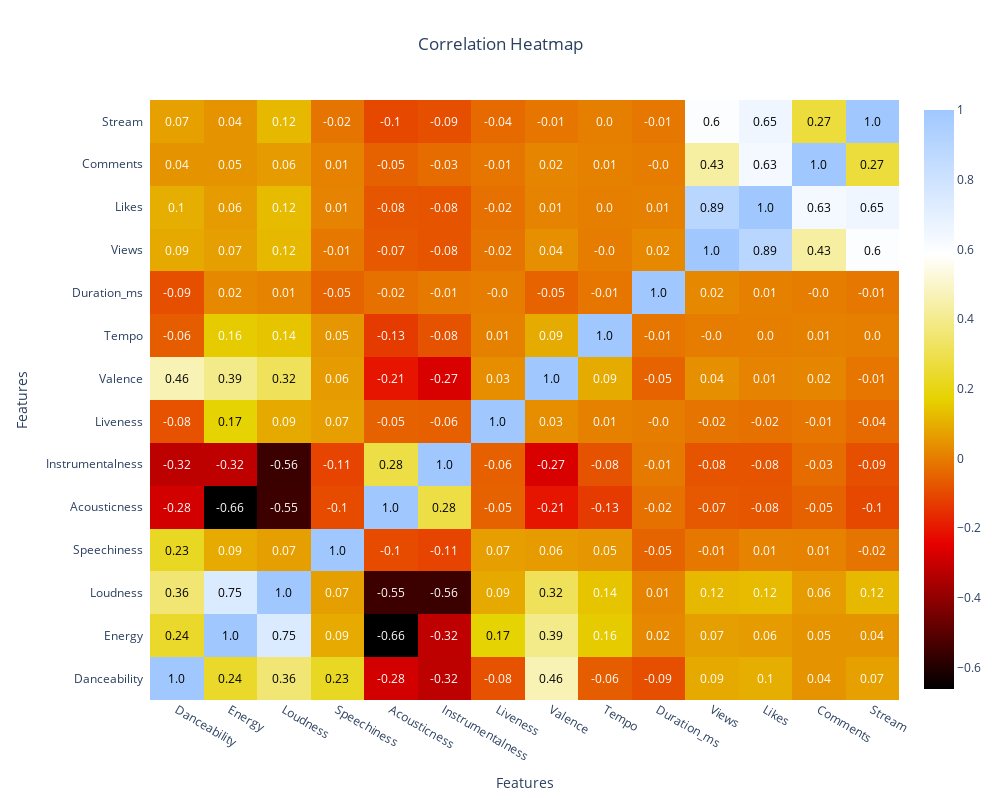

The code cell stored with this chart in its notebook:
### Code cell
# Calculate correlations
correlations = df2[numeric_columns].corr()

# Create a correlation heatmap with custom appearance
fig = ff.create_annotated_heatmap(
    z=correlations.values,
    x=numeric_columns,
    y=numeric_columns,
    annotation_text=correlations.round(2).values,
    colorscale='Blackbody',
    showscale=True,
    hoverinfo='z'
)

# Customize the appearance
fig.update_xaxes(title_text='Features', side='bottom')
fig.update_yaxes(title_text='Features', side='left')

# Update layout 
fig.update_layout(
    title='Correlation Heatmap',
    title_x=0.5,
    width=1000,
    height=800,
    xaxis_showgrid=False,
    yaxis_showgrid=False,
    xaxis_zeroline=False,
    yaxis_zeroline=False,
    margin=dict(l=150, r=100, t=100, b=100)
)


# Display the heatmap using  the 
pyo.iplot(fig)

### Figure 1 — Plotly figure (JSON) as saved in the notebook; plotly's stock layout.template omitted (floating-point values rounded to 4 significant figures; data arrays with more than 128 entries replaced by an {"elided": "..."} marker saying what was removed)
{"data": [{"colorscale": [[0, "rgb(0, 0, 0)"], [0.25, "rgb(230,0,0)"], [0.5, "rgb(230,210,0)"], [0.75, "rgb(255,255,255)"], [1, "rgb(160,200,255)"]], "hoverinfo": "z", "reversescale": false, "showscale": true, "type": "heatmap", "x": ["Danceability", "Energy", "Loudness", "Speechiness", "Acousticness", "Instrumentalness", "Liveness", "Valence", "Tempo", "Duration_ms", "Views", "Likes", "Comments", "Stream"], "y": ["Danceability", "Energy", "Loudness", "Speechiness", "Acousticness", "Instrumentalness", "Liveness", "Valence", "Tempo", "Duration_ms", "Views", "Likes", "Comments", "Stream"], "z": {"elided": "14x14 float values"}}], "layout": {"annotations": [{"font": {"color": "#000000"}, "showarrow": false, "text": "1.0", "x": "Danceability", "xref": "x", "y": "Danceability", "yref": "y"}, {"font": {"color": "#000000"}, "showarrow": false, "text": "0.24", "x": "Energy", "xref": "x", "y": "Danceability", "yref": "y"}, {"font": {"color": "#000000"}, "showarrow": false, "text": "0.36", "x": "Loudness", "xref": "x", "y": "Danceability", "yref": "y"}, {"font": {"color": "#000000"}, "showarrow": false, "text": "0.23", "x": "Speechiness", "xref": "x", "y": "Danceability", "yref": "y"}, {"font": {"color": "#FFFFFF"}, "showarrow": false, "text": "-0.28", "x": "Acousticness", "xref": "x", "y": "Danceability", "yref": "y"}, {"font": {"color": "#FFFFFF"}, "showarrow": false, "text": "-0.32", "x": "Instrumentalness", "xref": "x", "y": "Danceability", "yref": "y"}, {"font": {"color": "#FFFFFF"}, "showarrow": false, "text": "-0.08", "x": "Liveness", "xref": "x", "y": "Danceability", "yref": "y"}, {"font": {"color": "#000000"}, "showarrow": false, "text": "0.46", "x": "Valence", "xref": "x", "y": "Danceability", "yref": "y"}, {"font": {"color": "#FFFFFF"}, "showarrow": false, "text": "-0.06", "x": "Tempo", "xref": "x", "y": "Danceability", "yref": "y"}, {"font": {"color": "#FFFFFF"}, "showarrow": false, "text": "-0.09", "x": "Duration_ms", "xref": "x", "y": "Danceability", "yref": "y"}, {"font": {"color": "#FFFFFF"}, "showarrow": false, "text": "0.09", "x": "Views", "xref": "x", "y": "Danceability", "yref": "y"}, {"font": {"color": "#FFFFFF"}, "showarrow": false, "text": "0.1", "x": "Likes", "xref": "x", "y": "Danceability", "yref": "y"}, {"font": {"color": "#FFFFFF"}, "showarrow": false, "text": "0.04", "x": "Comments", "xref": "x", "y": "Danceability", "yref": "y"}, {"font": {"color": "#FFFFFF"}, "showarrow": false, "text": "0.07", "x": "Stream", "xref": "x", "y": "Danceability", "yref": "y"}, {"font": {"color": "#000000"}, "showarrow": false, "text": "0.24", "x": "Danceability", "xref": "x", "y": "Energy", "yref": "y"}, {"font": {"color": "#000000"}, "showarrow": false, "text": "1.0", "x": "Energy", "xref": "x", "y": "Energy", "yref": "y"}, {"font": {"color": "#000000"}, "showarrow": false, "text": "0.75", "x": "Loudness", "xref": "x", "y": "Energy", "yref": "y"}, {"font": {"color": "#FFFFFF"}, "showarrow": false, "text": "0.09", "x": "Speechiness", "xref": "x", "y": "Energy", "yref": "y"}, {"font": {"color": "#FFFFFF"}, "showarrow": false, "text": "-0.66", "x": "Acousticness", "xref": "x", "y": "Energy", "yref": "y"}, {"font": {"color": "#FFFFFF"}, "showarrow": false, "text": "-0.32", "x": "Instrumentalness", "xref": "x", "y": "Energy", "yref": "y"}, {"font": {"color": "#000000"}, "showarrow": false, "text": "0.17", "x": "Liveness", "xref": "x", "y": "Energy", "yref": "y"}, {"font": {"color": "#000000"}, "showarrow": false, "text": "0.39", "x": "Valence", "xref": "x", "y": "Energy", "yref": "y"}, {"font": {"color": "#FFFFFF"}, "showarrow": false, "text": "0.16", "x": "Tempo", "xref": "x", "y": "Energy", "yref": "y"}, {"font": {"color": "#FFFFFF"}, "showarrow": false, "text": "0.02", "x": "Duration_ms", "xref": "x", "y": "Energy", "yref": "y"}, {"font": {"color": "#FFFFFF"}, "showarrow": false, "text": "0.07", "x": "Views", "xref": "x", "y": "Energy", "yref": "y"}, {"font": {"color": "#FFFFFF"}, "showarrow": false, "text": "0.06", "x": "Likes", "xref": "x", "y": "Energy", "yref": "y"}, {"font": {"color": "#FFFFFF"}, "showarrow": false, "text": "0.05", "x": "Comments", "xref": "x", "y": "Energy", "yref": "y"}, {"font": {"color": "#FFFFFF"}, "showarrow": false, "text": "0.04", "x": "Stream", "xref": "x", "y": "Energy", "yref": "y"}, {"font": {"color": "#000000"}, "showarrow": false, "text": "0.36", "x": "Danceability", "xref": "x", "y": "Loudness", "yref": "y"}, {"font": {"color": "#000000"}, "showarrow": false, "text": "0.75", "x": "Energy", "xref": "x", "y": "Loudness", "yref": "y"}, {"font": {"color": "#000000"}, "showarrow": false, "text": "1.0", "x": "Loudness", "xref": "x", "y": "Loudness", "yref": "y"}, {"font": {"color": "#FFFFFF"}, "showarrow": false, "text": "0.07", "x": "Speechiness", "xref": "x", "y": "Loudness", "yref": "y"}, {"font": {"color": "#FFFFFF"}, "showarrow": false, "text": "-0.55", "x": "Acousticness", "xref": "x", "y": "Loudness", "yref": "y"}, {"font": {"color": "#FFFFFF"}, "showarrow": false, "text": "-0.56", "x": "Instrumentalness", "xref": "x", "y": "Loudness", "yref": "y"}, {"font": {"color": "#FFFFFF"}, "showarrow": false, "text": "0.09", "x": "Liveness", "xref": "x", "y": "Loudness", "yref": "y"}, {"font": {"color": "#000000"}, "showarrow": false, "text": "0.32", "x": "Valence", "xref": "x", "y": "Loudness", "yref": "y"}, {"font": {"color": "#FFFFFF"}, "showarrow": false, "text": "0.14", "x": "Tempo", "xref": "x", "y": "Loudness", "yref": "y"}, {"font": {"color": "#FFFFFF"}, "showarrow": false, "text": "0.01", "x": "Duration_ms", "xref": "x", "y": "Loudness", "yref": "y"}, {"font": {"color": "#FFFFFF"}, "showarrow": false, "text": "0.12", "x": "Views", "xref": "x", "y": "Loudness", "yref": "y"}, {"font": {"color": "#FFFFFF"}, "showarrow": false, "text": "0.12", "x": "Likes", "xref": "x", "y": "Loudness", "yref": "y"}, {"font": {"color": "#FFFFFF"}, "showarrow": false, "text": "0.06", "x": "Comments", "xref": "x", "y": "Loudness", "yref": "y"}, {"font": {"color": "#FFFFFF"}, "showarrow": false, "text": "0.12", "x": "Stream", "xref": "x", "y": "Loudness", "yref": "y"}, {"font": {"color": "#000000"}, "showarrow": false, "text": "0.23", "x": "Danceability", "xref": "x", "y": "Speechiness", "yref": "y"}, {"font": {"color": "#FFFFFF"}, "showarrow": false, "text": "0.09", "x": "Energy", "xref": "x", "y": "Speechiness", "yref": "y"}, {"font": {"color": "#FFFFFF"}, "showarrow": false, "text": "0.07", "x": "Loudness", "xref": "x", "y": "Speechiness", "yref": "y"}, {"font": {"color": "#000000"}, "showarrow": false, "text": "1.0", "x": "Speechiness", "xref": "x", "y": "Speechiness", "yref": "y"}, {"font": {"color": "#FFFFFF"}, "showarrow": false, "text": "-0.1", "x": "Acousticness", "xref": "x", "y": "Speechiness", "yref": "y"}, {"font": {"color": "#FFFFFF"}, "showarrow": false, "text": "-0.11", "x": "Instrumentalness", "xref": "x", "y": "Speechiness", "yref": "y"}, {"font": {"color": "#FFFFFF"}, "showarrow": false, "text": "0.07", "x": "Liveness", "xref": "x", "y": "Speechiness", "yref": "y"}, {"font": {"color": "#FFFFFF"}, "showarrow": false, "text": "0.06", "x": "Valence", "xref": "x", "y": "Speechiness", "yref": "y"}, {"font": {"color": "#FFFFFF"}, "showarrow": false, "text": "0.05", "x": "Tempo", "xref": "x", "y": "Speechiness", "yref": "y"}, {"font": {"color": "#FFFFFF"}, "showarrow": false, "text": "-0.05", "x": "Duration_ms", "xref": "x", "y": "Speechiness", "yref": "y"}, {"font": {"color": "#FFFFFF"}, "showarrow": false, "text": "-0.01", "x": "Views", "xref": "x", "y": "Speechiness", "yref": "y"}, {"font": {"color": "#FFFFFF"}, "showarrow": false, "text": "0.01", "x": "Likes", "xref": "x", "y": "Speechiness", "yref": "y"}, {"font": {"color": "#FFFFFF"}, "showarrow": false, "text": "0.01", "x": "Comments", "xref": "x", "y": "Speechiness", "yref": "y"}, {"font": {"color": "#FFFFFF"}, "showarrow": false, "text": "-0.02", "x": "Stream", "xref": "x", "y": "Speechiness", "yref": "y"}, {"font": {"color": "#FFFFFF"}, "showarrow": false, "text": "-0.28", "x": "Danceability", "xref": "x", "y": "Acousticness", "yref": "y"}, {"font": {"color": "#FFFFFF"}, "showarrow": false, "text": "-0.66", "x": "Energy", "xref": "x", "y": "Acousticness", "yref": "y"}, {"font": {"color": "#FFFFFF"}, "showarrow": false, "text": "-0.55", "x": "Loudness", "xref": "x", "y": "Acousticness", "yref": "y"}, {"font": {"color": "#FFFFFF"}, "showarrow": false, "text": "-0.1", "x": "Speechiness", "xref": "x", "y": "Acousticness", "yref": "y"}, {"font": {"color": "#000000"}, "showarrow": false, "text": "1.0", "x": "Acousticness", "xref": "x", "y": "Acousticness", "yref": "y"}, {"font": {"color": "#000000"}, "showarrow": false, "text": "0.28", "x": "Instrumentalness", "xref": "x", "y": "Acousticness", "yref": "y"}, {"font": {"color": "#FFFFFF"}, "showarrow": false, "text": "-0.05", "x": "Liveness", "xref": "x", "y": "Acousticness", "yref": "y"}, {"font": {"color": "#FFFFFF"}, "showarrow": false, "text": "-0.21", "x": "Valence", "xref": "x", "y": "Acousticness", "yref": "y"}, {"font": {"color": "#FFFFFF"}, "showarrow": false, "text": "-0.13", "x": "Tempo", "xref": "x", "y": "Acousticness", "yref": "y"}, {"font": {"color": "#FFFFFF"}, "showarrow": false, "text": "-0.02", "x": "Duration_ms", "xref": "x", "y": "Acousticness", "yref": "y"}, {"font": {"color": "#FFFFFF"}, "showarrow": false, "text": "-0.07", "x": "Views", "xref": "x", "y": "Acousticness", "yref": "y"}, {"font": {"color": "#FFFFFF"}, "showarrow": false, "text": "-0.08", "x": "Likes", "xref": "x", "y": "Acousticness", "yref": "y"}, {"font": {"color": "#FFFFFF"}, "showarrow": false, "text": "-0.05", "x": "Comments", "xref": "x", "y": "Acousticness", "yref": "y"}, {"font": {"color": "#FFFFFF"}, "showarrow": false, "text": "-0.1", "x": "Stream", "xref": "x", "y": "Acousticness", "yref": "y"}, {"font": {"color": "#FFFFFF"}, "showarrow": false, "text": "-0.32", "x": "Danceability", "xref": "x", "y": "Instrumentalness", "yref": "y"}, {"font": {"color": "#FFFFFF"}, "showarrow": false, "text": "-0.32", "x": "Energy", "xref": "x", "y": "Instrumentalness", "yref": "y"}, {"font": {"color": "#FFFFFF"}, "showarrow": false, "text": "-0.56", "x": "Loudness", "xref": "x", "y": "Instrumentalness", "yref": "y"}, {"font": {"color": "#FFFFFF"}, "showarrow": false, "text": "-0.11", "x": "Speechiness", "xref": "x", "y": "Instrumentalness", "yref": "y"}, {"font": {"color": "#000000"}, "showarrow": false, "text": "0.28", "x": "Acousticness", "xref": "x", "y": "Instrumentalness", "yref": "y"}, {"font": {"color": "#000000"}, "showarrow": false, "text": "1.0", "x": "Instrumentalness", "xref": "x", "y": "Instrumentalness", "yref": "y"}, {"font": {"color": "#FFFFFF"}, "showarrow": false, "text": "-0.06", "x": "Liveness", "xref": "x", "y": "Instrumentalness", "yref": "y"}, {"font": {"color": "#FFFFFF"}, "showarrow": false, "text": "-0.27", "x": "Valence", "xref": "x", "y": "Instrumentalness", "yref": "y"}, {"font": {"color": "#FFFFFF"}, "showarrow": false, "text": "-0.08", "x": "Tempo", "xref": "x", "y": "Instrumentalness", "yref": "y"}, {"font": {"color": "#FFFFFF"}, "showarrow": false, "text": "-0.01", "x": "Duration_ms", "xref": "x", "y": "Instrumentalness", "yref": "y"}, {"font": {"color": "#FFFFFF"}, "showarrow": false, "text": "-0.08", "x": "Views", "xref": "x", "y": "Instrumentalness", "yref": "y"}, {"font": {"color": "#FFFFFF"}, "showarrow": false, "text": "-0.08", "x": "Likes", "xref": "x", "y": "Instrumentalness", "yref": "y"}, {"font": {"color": "#FFFFFF"}, "showarrow": false, "text": "-0.03", "x": "Comments", "xref": "x", "y": "Instrumentalness", "yref": "y"}, {"font": {"color": "#FFFFFF"}, "showarrow": false, "text": "-0.09", "x": "Stream", "xref": "x", "y": "Instrumentalness", "yref": "y"}, {"font": {"color": "#FFFFFF"}, "showarrow": false, "text": "-0.08", "x": "Danceability", "xref": "x", "y": "Liveness", "yref": "y"}, {"font": {"color": "#000000"}, "showarrow": false, "text": "0.17", "x": "Energy", "xref": "x", "y": "Liveness", "yref": "y"}, {"font": {"color": "#FFFFFF"}, "showarrow": false, "text": "0.09", "x": "Loudness", "xref": "x", "y": "Liveness", "yref": "y"}, {"font": {"color": "#FFFFFF"}, "showarrow": false, "text": "0.07", "x": "Speechiness", "xref": "x", "y": "Liveness", "yref": "y"}, {"font": {"color": "#FFFFFF"}, "showarrow": false, "text": "-0.05", "x": "Acousticness", "xref": "x", "y": "Liveness", "yref": "y"}, {"font": {"color": "#FFFFFF"}, "showarrow": false, "text": "-0.06", "x": "Instrumentalness", "xref": "x", "y": "Liveness", "yref": "y"}, {"font": {"color": "#000000"}, "showarrow": false, "text": "1.0", "x": "Liveness", "xref": "x", "y": "Liveness", "yref": "y"}, {"font": {"color": "#FFFFFF"}, "showarrow": false, "text": "0.03", "x": "Valence", "xref": "x", "y": "Liveness", "yref": "y"}, {"font": {"color": "#FFFFFF"}, "showarrow": false, "text": "0.01", "x": "Tempo", "xref": "x", "y": "Liveness", "yref": "y"}, {"font": {"color": "#FFFFFF"}, "showarrow": false, "text": "-0.0", "x": "Duration_ms", "xref": "x", "y": "Liveness", "yref": "y"}, {"font": {"color": "#FFFFFF"}, "showarrow": false, "text": "-0.02", "x": "Views", "xref": "x", "y": "Liveness", "yref": "y"}, {"font": {"color": "#FFFFFF"}, "showarrow": false, "text": "-0.02", "x": "Likes", "xref": "x", "y": "Liveness", "yref": "y"}, {"font": {"color": "#FFFFFF"}, "showarrow": false, "text": "-0.01", "x": "Comments", "xref": "x", "y": "Liveness", "yref": "y"}, {"font": {"color": "#FFFFFF"}, "showarrow": false, "text": "-0.04", "x": "Stream", "xref": "x", "y": "Liveness", "yref": "y"}, {"font": {"color": "#000000"}, "showarrow": false, "text": "0.46", "x": "Danceability", "xref": "x", "y": "Valence", "yref": "y"}, {"font": {"color": "#000000"}, "showarrow": false, "text": "0.39", "x": "Energy", "xref": "x", "y": "Valence", "yref": "y"}, {"font": {"color": "#000000"}, "showarrow": false, "text": "0.32", "x": "Loudness", "xref": "x", "y": "Valence", "yref": "y"}, {"font": {"color": "#FFFFFF"}, "showarrow": false, "text": "0.06", "x": "Speechiness", "xref": "x", "y": "Valence", "yref": "y"}, {"font": {"color": "#FFFFFF"}, "showarrow": false, "text": "-0.21", "x": "Acousticness", "xref": "x", "y": "Valence", "yref": "y"}, {"font": {"color": "#FFFFFF"}, "showarrow": false, "text": "-0.27", "x": "Instrumentalness", "xref": "x", "y": "Valence", "yref": "y"}, {"font": {"color": "#FFFFFF"}, "showarrow": false, "text": "0.03", "x": "Liveness", "xref": "x", "y": "Valence", "yref": "y"}, {"font": {"color": "#000000"}, "showarrow": false, "text": "1.0", "x": "Valence", "xref": "x", "y": "Valence", "yref": "y"}, {"font": {"color": "#FFFFFF"}, "showarrow": false, "text": "0.09", "x": "Tempo", "xref": "x", "y": "Valence", "yref": "y"}, {"font": {"color": "#FFFFFF"}, "showarrow": false, "text": "-0.05", "x": "Duration_ms", "xref": "x", "y": "Valence", "yref": "y"}, {"font": {"color": "#FFFFFF"}, "showarrow": false, "text": "0.04", "x": "Views", "xref": "x", "y": "Valence", "yref": "y"}, {"font": {"color": "#FFFFFF"}, "showarrow": false, "text": "0.01", "x": "Likes", "xref": "x", "y": "Valence", "yref": "y"}, {"font": {"color": "#FFFFFF"}, "showarrow": false, "text": "0.02", "x": "Comments", "xref": "x", "y": "Valence", "yref": "y"}, {"font": {"color": "#FFFFFF"}, "showarrow": false, "text": "-0.01", "x": "Stream", "xref": "x", "y": "Valence", "yref": "y"}, {"font": {"color": "#FFFFFF"}, "showarrow": false, "text": "-0.06", "x": "Danceability", "xref": "x", "y": "Tempo", "yref": "y"}, {"font": {"color": "#FFFFFF"}, "showarrow": false, "text": "0.16", "x": "Energy", "xref": "x", "y": "Tempo", "yref": "y"}, {"font": {"color": "#FFFFFF"}, "showarrow": false, "text": "0.14", "x": "Loudness", "xref": "x", "y": "Tempo", "yref": "y"}, {"font": {"color": "#FFFFFF"}, "showarrow": false, "text": "0.05", "x": "Speechiness", "xref": "x", "y": "Tempo", "yref": "y"}, {"font": {"color": "#FFFFFF"}, "showarrow": false, "text": "-0.13", "x": "Acousticness", "xref": "x", "y": "Tempo", "yref": "y"}, {"font": {"color": "#FFFFFF"}, "showarrow": false, "text": "-0.08", "x": "Instrumentalness", "xref": "x", "y": "Tempo", "yref": "y"}, {"font": {"color": "#FFFFFF"}, "showarrow": false, "text": "0.01", "x": "Liveness", "xref": "x", "y": "Tempo", "yref": "y"}, {"font": {"color": "#FFFFFF"}, "showarrow": false, "text": "0.09", "x": "Valence", "xref": "x", "y": "Tempo", "yref": "y"}, {"font": {"color": "#000000"}, "showarrow": false, "text": "1.0", "x": "Tempo", "xref": "x", "y": "Tempo", "yref": "y"}, {"font": {"color": "#FFFFFF"}, "showarrow": false, "text": "-0.01", "x": "Duration_ms", "xref": "x", "y": "Tempo", "yref": "y"}, {"font": {"color": "#FFFFFF"}, "showarrow": false, "text": "-0.0", "x": "Views", "xref": "x", "y": "Tempo", "yref": "y"}, {"font": {"color": "#FFFFFF"}, "showarrow": false, "text": "0.0", "x": "Likes", "xref": "x", "y": "Tempo", "yref": "y"}, {"font": {"color": "#FFFFFF"}, "showarrow": false, "text": "0.01", "x": "Comments", "xref": "x", "y": "Tempo", "yref": "y"}, {"font": {"color": "#FFFFFF"}, "showarrow": false, "text": "0.0", "x": "Stream", "xref": "x", "y": "Tempo", "yref": "y"}, {"font": {"color": "#FFFFFF"}, "showarrow": false, "text": "-0.09", "x": "Danceability", "xref": "x", "y": "Duration_ms", "yref": "y"}, {"font": {"color": "#FFFFFF"}, "showarrow": false, "text": "0.02", "x": "Energy", "xref": "x", "y": "Duration_ms", "yref": "y"}, {"font": {"color": "#FFFFFF"}, "showarrow": false, "text": "0.01", "x": "Loudness", "xref": "x", "y": "Duration_ms", "yref": "y"}, {"font": {"color": "#FFFFFF"}, "showarrow": false, "text": "-0.05", "x": "Speechiness", "xref": "x", "y": "Duration_ms", "yref": "y"}, {"font": {"color": "#FFFFFF"}, "showarrow": false, "text": "-0.02", "x": "Acousticness", "xref": "x", "y": "Duration_ms", "yref": "y"}, {"font": {"color": "#FFFFFF"}, "showarrow": false, "text": "-0.01", "x": "Instrumentalness", "xref": "x", "y": "Duration_ms", "yref": "y"}, {"font": {"color": "#FFFFFF"}, "showarrow": false, "text": "-0.0", "x": "Liveness", "xref": "x", "y": "Duration_ms", "yref": "y"}, {"font": {"color": "#FFFFFF"}, "showarrow": false, "text": "-0.05", "x": "Valence", "xref": "x", "y": "Duration_ms", "yref": "y"}, {"font": {"color": "#FFFFFF"}, "showarrow": false, "text": "-0.01", "x": "Tempo", "xref": "x", "y": "Duration_ms", "yref": "y"}, {"font": {"color": "#000000"}, "showarrow": false, "text": "1.0", "x": "Duration_ms", "xref": "x", "y": "Duration_ms", "yref": "y"}, {"font": {"color": "#FFFFFF"}, "showarrow": false, "text": "0.02", "x": "Views", "xref": "x", "y": "Duration_ms", "yref": "y"}, {"font": {"color": "#FFFFFF"}, "showarrow": false, "text": "0.01", "x": "Likes", "xref": "x", "y": "Duration_ms", "yref": "y"}, {"font": {"color": "#FFFFFF"}, "showarrow": false, "text": "-0.0", "x": "Comments", "xref": "x", "y": "Duration_ms", "yref": "y"}, {"font": {"color": "#FFFFFF"}, "showarrow": false, "text": "-0.01", "x": "Stream", "xref": "x", "y": "Duration_ms", "yref": "y"}, {"font": {"color": "#FFFFFF"}, "showarrow": false, "text": "0.09", "x": "Danceability", "xref": "x", "y": "Views", "yref": "y"}, {"font": {"color": "#FFFFFF"}, "showarrow": false, "text": "0.07", "x": "Energy", "xref": "x", "y": "Views", "yref": "y"}, {"font": {"color": "#FFFFFF"}, "showarrow": false, "text": "0.12", "x": "Loudness", "xref": "x", "y": "Views", "yref": "y"}, {"font": {"color": "#FFFFFF"}, "showarrow": false, "text": "-0.01", "x": "Speechiness", "xref": "x", "y": "Views", "yref": "y"}, {"font": {"color": "#FFFFFF"}, "showarrow": false, "text": "-0.07", "x": "Acousticness", "xref": "x", "y": "Views", "yref": "y"}, {"font": {"color": "#FFFFFF"}, "showarrow": false, "text": "-0.08", "x": "Instrumentalness", "xref": "x", "y": "Views", "yref": "y"}, {"font": {"color": "#FFFFFF"}, "showarrow": false, "text": "-0.02", "x": "Liveness", "xref": "x", "y": "Views", "yref": "y"}, {"font": {"color": "#FFFFFF"}, "showarrow": false, "text": "0.04", "x": "Valence", "xref": "x", "y": "Views", "yref": "y"}, {"font": {"color": "#FFFFFF"}, "showarrow": false, "text": "-0.0", "x": "Tempo", "xref": "x", "y": "Views", "yref": "y"}, {"font": {"color": "#FFFFFF"}, "showarrow": false, "text": "0.02", "x": "Duration_ms", "xref": "x", "y": "Views", "yref": "y"}, {"font": {"color": "#000000"}, "showarrow": false, "text": "1.0", "x": "Views", "xref": "x", "y": "Views", "yref": "y"}, {"font": {"color": "#000000"}, "showarrow": false, "text": "0.89", "x": "Likes", "xref": "x", "y": "Views", "yref": "y"}, {"font": {"color": "#000000"}, "showarrow": false, "text": "0.43", "x": "Comments", "xref": "x", "y": "Views", "yref": "y"}, {"font": {"color": "#000000"}, "showarrow": false, "text": "0.6", "x": "Stream", "xref": "x", "y": "Views", "yref": "y"}, {"font": {"color": "#FFFFFF"}, "showarrow": false, "text": "0.1", "x": "Danceability", "xref": "x", "y": "Likes", "yref": "y"}, {"font": {"color": "#FFFFFF"}, "showarrow": false, "text": "0.06", "x": "Energy", "xref": "x", "y": "Likes", "yref": "y"}, {"font": {"color": "#FFFFFF"}, "showarrow": false, "text": "0.12", "x": "Loudness", "xref": "x", "y": "Likes", "yref": "y"}, {"font": {"color": "#FFFFFF"}, "showarrow": false, "text": "0.01", "x": "Speechiness", "xref": "x", "y": "Likes", "yref": "y"}, {"font": {"color": "#FFFFFF"}, "showarrow": false, "text": "-0.08", "x": "Acousticness", "xref": "x", "y": "Likes", "yref": "y"}, {"font": {"color": "#FFFFFF"}, "showarrow": false, "text": "-0.08", "x": "Instrumentalness", "xref": "x", "y": "Likes", "yref": "y"}, {"font": {"color": "#FFFFFF"}, "showarrow": false, "text": "-0.02", "x": "Liveness", "xref": "x", "y": "Likes", "yref": "y"}, {"font": {"color": "#FFFFFF"}, "showarrow": false, "text": "0.01", "x": "Valence", "xref": "x", "y": "Likes", "yref": "y"}, {"font": {"color": "#FFFFFF"}, "showarrow": false, "text": "0.0", "x": "Tempo", "xref": "x", "y": "Likes", "yref": "y"}, {"font": {"color": "#FFFFFF"}, "showarrow": false, "text": "0.01", "x": "Duration_ms", "xref": "x", "y": "Likes", "yref": "y"}, {"font": {"color": "#000000"}, "showarrow": false, "text": "0.89", "x": "Views", "xref": "x", "y": "Likes", "yref": "y"}, {"font": {"color": "#000000"}, "showarrow": false, "text": "1.0", "x": "Likes", "xref": "x", "y": "Likes", "yref": "y"}, {"font": {"color": "#000000"}, "showarrow": false, "text": "0.63", "x": "Comments", "xref": "x", "y": "Likes", "yref": "y"}, {"font": {"color": "#000000"}, "showarrow": false, "text": "0.65", "x": "Stream", "xref": "x", "y": "Likes", "yref": "y"}, {"font": {"color": "#FFFFFF"}, "showarrow": false, "text": "0.04", "x": "Danceability", "xref": "x", "y": "Comments", "yref": "y"}, {"font": {"color": "#FFFFFF"}, "showarrow": false, "text": "0.05", "x": "Energy", "xref": "x", "y": "Comments", "yref": "y"}, {"font": {"color": "#FFFFFF"}, "showarrow": false, "text": "0.06", "x": "Loudness", "xref": "x", "y": "Comments", "yref": "y"}, {"font": {"color": "#FFFFFF"}, "showarrow": false, "text": "0.01", "x": "Speechiness", "xref": "x", "y": "Comments", "yref": "y"}, {"font": {"color": "#FFFFFF"}, "showarrow": false, "text": "-0.05", "x": "Acousticness", "xref": "x", "y": "Comments", "yref": "y"}, {"font": {"color": "#FFFFFF"}, "showarrow": false, "text": "-0.03", "x": "Instrumentalness", "xref": "x", "y": "Comments", "yref": "y"}, {"font": {"color": "#FFFFFF"}, "showarrow": false, "text": "-0.01", "x": "Liveness", "xref": "x", "y": "Comments", "yref": "y"}, {"font": {"color": "#FFFFFF"}, "showarrow": false, "text": "0.02", "x": "Valence", "xref": "x", "y": "Comments", "yref": "y"}, {"font": {"color": "#FFFFFF"}, "showarrow": false, "text": "0.01", "x": "Tempo", "xref": "x", "y": "Comments", "yref": "y"}, {"font": {"color": "#FFFFFF"}, "showarrow": false, "text": "-0.0", "x": "Duration_ms", "xref": "x", "y": "Comments", "yref": "y"}, {"font": {"color": "#000000"}, "showarrow": false, "text": "0.43", "x": "Views", "xref": "x", "y": "Comments", "yref": "y"}, {"font": {"color": "#000000"}, "showarrow": false, "text": "0.63", "x": "Likes", "xref": "x", "y": "Comments", "yref": "y"}, {"font": {"color": "#000000"}, "showarrow": false, "text": "1.0", "x": "Comments", "xref": "x", "y": "Comments", "yref": "y"}, {"font": {"color": "#000000"}, "showarrow": false, "text": "0.27", "x": "Stream", "xref": "x", "y": "Comments", "yref": "y"}, {"font": {"color": "#FFFFFF"}, "showarrow": false, "text": "0.07", "x": "Danceability", "xref": "x", "y": "Stream", "yref": "y"}, {"font": {"color": "#FFFFFF"}, "showarrow": false, "text": "0.04", "x": "Energy", "xref": "x", "y": "Stream", "yref": "y"}, {"font": {"color": "#FFFFFF"}, "showarrow": false, "text": "0.12", "x": "Loudness", "xref": "x", "y": "Stream", "yref": "y"}, {"font": {"color": "#FFFFFF"}, "showarrow": false, "text": "-0.02", "x": "Speechiness", "xref": "x", "y": "Stream", "yref": "y"}, {"font": {"color": "#FFFFFF"}, "showarrow": false, "text": "-0.1", "x": "Acousticness", "xref": "x", "y": "Stream", "yref": "y"}, {"font": {"color": "#FFFFFF"}, "showarrow": false, "text": "-0.09", "x": "Instrumentalness", "xref": "x", "y": "Stream", "yref": "y"}, {"font": {"color": "#FFFFFF"}, "showarrow": false, "text": "-0.04", "x": "Liveness", "xref": "x", "y": "Stream", "yref": "y"}, {"font": {"color": "#FFFFFF"}, "showarrow": false, "text": "-0.01", "x": "Valence", "xref": "x", "y": "Stream", "yref": "y"}, {"font": {"color": "#FFFFFF"}, "showarrow": false, "text": "0.0", "x": "Tempo", "xref": "x", "y": "Stream", "yref": "y"}, {"font": {"color": "#FFFFFF"}, "showarrow": false, "text": "-0.01", "x": "Duration_ms", "xref": "x", "y": "Stream", "yref": "y"}, {"font": {"color": "#000000"}, "showarrow": false, "text": "0.6", "x": "Views", "xref": "x", "y": "Stream", "yref": "y"}, {"font": {"color": "#000000"}, "showarrow": false, "text": "0.65", "x": "Likes", "xref": "x", "y": "Stream", "yref": "y"}, {"font": {"color": "#000000"}, "showarrow": false, "text": "0.27", "x": "Comments", "xref": "x", "y": "Stream", "yref": "y"}, {"font": {"color": "#000000"}, "showarrow": false, "text": "1.0", "x": "Stream", "xref": "x", "y": "Stream", "yref": "y"}], "height": 800, "margin": {"b": 100, "l": 150, "r": 100, "t": 100}, "title": {"text": "Correlation Heatmap", "x": 0.5}, "width": 1000, "xaxis": {"autorange": true, "dtick": 1, "gridcolor": "rgb(0, 0, 0)", "range": [-0.5, 13.5], "showgrid": false, "side": "bottom", "ticks": "", "title": {"text": "Features"}, "type": "category", "zeroline": false}, "yaxis": {"autorange": true, "dtick": 1, "range": [-0.5, 13.5], "showgrid": false, "side": "left", "ticks": "", "ticksuffix": "  ", "title": {"text": "Features"}, "type": "category", "zeroline": false}}}
